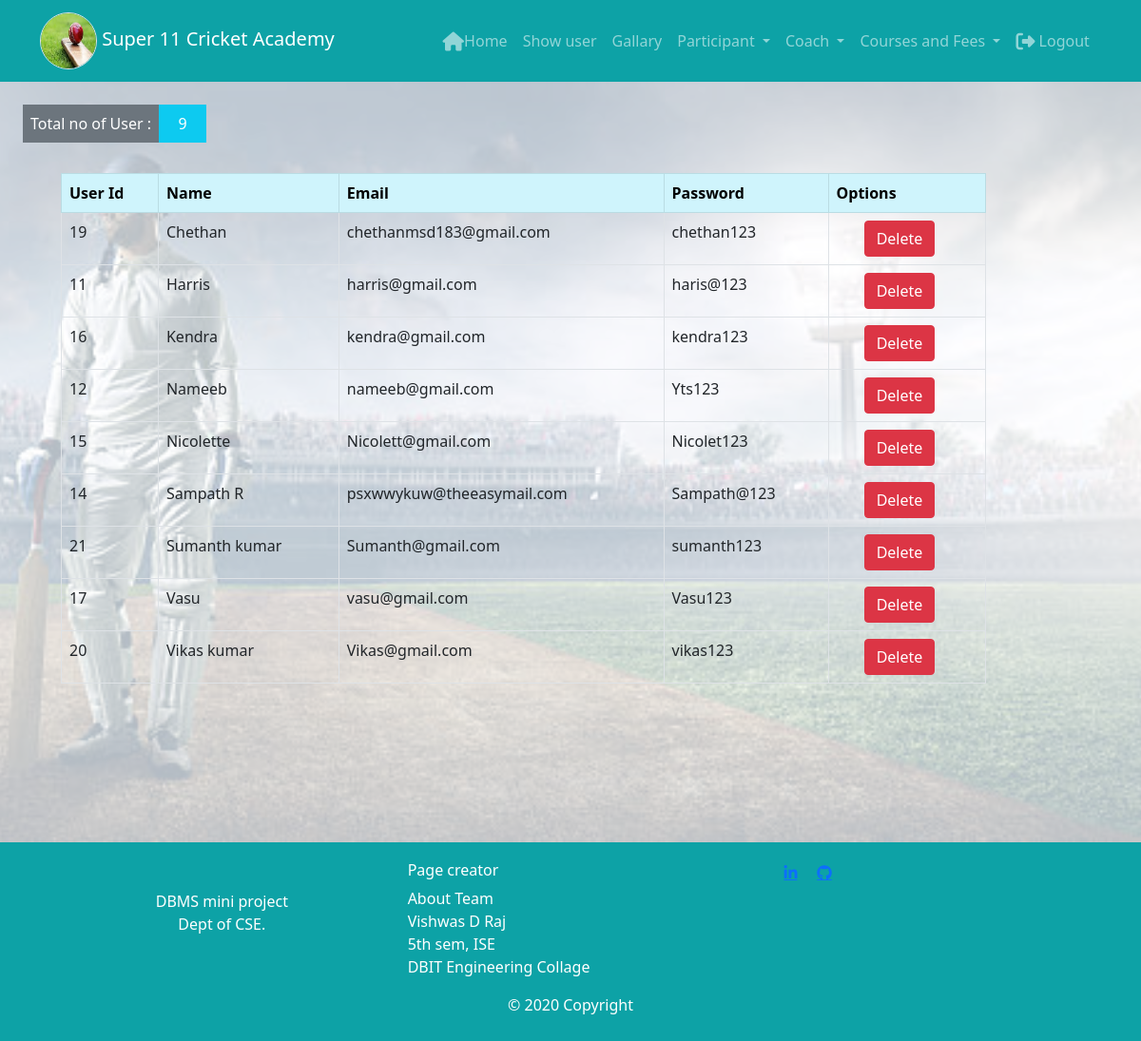
The page /show_user.php on the database its author committed.
### tables this page shows
CREATE TABLE `users` (
  `u_id` int(10) NOT NULL,
  `mail` varchar(50) NOT NULL,
  `name` varchar(50) NOT NULL,
  `password` varchar(40) NOT NULL
);

### function.php (called while the page is built, shortened)
<?php
    function get_user_count(){
		$connection = mysqli_connect("localhost","root","");
		$user_count = "";
		$query = "select count(*) as user_count from users";
		$query_run = mysqli_query($connection,$query);
		while($row = mysqli_fetch_assoc($query_run)){
			$user_count = $row['user_count'];
		}
		return($user_count);
    }
?>

### show_user.php (the view, shortened to what this page needs)
<?php
    require('function.php');
    $connection = mysqli_connect("localhost","root","");
?>
<!doctype html>
<html lang="en">
<head>
  <link href="https://cdn.jsdelivr.net/npm/bootstrap@5.0.0-beta1/dist/css/bootstrap.min.css" rel="stylesheet"
>
  <link rel="stylesheet" href="Css/style.css">
</head>
<body>
  <nav class="navbar navbar-dark navbar-expand-sm" style="background-color: #0DA2A6" ;>
    <div class=" container">
      <a class="navbar-brand" href=""><img src="Images/cricket.jpeg" alt="" class="rounded-circle border" height="60"
          width="60">
        Super 11 Cricket Academy</a>
      <ul class="nav navbar-nav navbar navbar-right">
        <li class="nav-item active"><a class="nav-link" href="admin_dashboard.php"><i
              class="fa fa-home fa-lg"></i>Home</a></li>
        <li class="nav-item "><a class="nav-link" href="show_user.php">Show user</a></li>
        <li class="nav-item "><a class="nav-link" href="gallaryAdmin.php">Gallary</a></li>
        <li class="nav-item dropdown">
          <a class="nav-link dropdown-toggle" href="#" id="navbarDropdown" role="button" data-bs-toggle="dropdown"
            aria-expanded="false">
            Participant
          </a>
        </li>
        <li class="nav-item dropdown">
          <a class="nav-link dropdown-toggle" href="#" id="navbarDropdown" role="button" data-bs-toggle="dropdown"
            aria-expanded="false">
            Coach
          </a>
        </li>
        <li class="nav-item dropdown">
          <a class="nav-link dropdown-toggle" href="#" id="navbarDropdown" role="button" data-bs-toggle="dropdown"
            aria-expanded="false">
            Courses and Fees
          </a>
        </li>
        <li class="nav-item "><a class="nav-link btn-pd" href="logout.php"> <i class="fa fa-sign-out fa-lg"></i>
            Logout</a></li> &nbsp
      </ul>
    </div>
  </nav>
  <div class="parallax p-3" style="
    background-position: center;
    background-repeat: no-repeat;
    background-size: cover;
    background-blend-mode: screen;
    background-image: url('Images/cricketer.jpeg');background-color: rgb(180, 188, 196); min-height: 800px;">
    <div class="col-10">
      <div class="d-flex p-2  text-white">
        <div class="p-2 bg-secondary">Total no of User :</div>
        <div class="p-2 bg-info">&nbsp &nbsp<?php echo get_user_count() ?>&nbsp &nbsp</div>
      </div>
      <br>
      <table class="table table-hover table-bordered mx-5 ">
        <thead class="table-info">
          <tr>
            <th> User Id </th>
            <th> Name </th>
            <th> Email </th>
            <th> Password </th>
            <th> Options </th>
          </tr>
        </thead>
        <?php
                    $query = "select u_id,mail, name,password from users order by name";
                    $query_run = mysqli_query($connection,$query);
                    while($row = mysqli_fetch_assoc($query_run))
                    {
                    $u_id=$row['u_id'];
                    $mail = $row['mail'];
                    $name = $row['name'];
                    $password=$row['password'];
                    ?>
        <tr>
          <td><?php echo $u_id; ?></td>
          <td><?php echo $name ?></td>
          <td><?php echo $mail ?></td>
          <td><?php echo $password; ?></td>
          <td>
            <a type="button" class="btn btn-danger" href="delete_user.php?id=<?php echo $row['mail'];?>">Delete</a>
          </td>
        </tr>
        <?php
                    }
                ?>
      </table>
    </div>
  </div>
  <footer class="footer">
    <div class="container-fluid">
      <div class="row">
        <div class="offset-1 col-lg-2 align-self-center">
          <div class="text-center">
            <p>
              DBMS mini project <br>
              Dept of CSE.
            </p>
          </div>
        </div>
        <div class="offset-1 col-lg-3">
          <h6>Page creator</h6>
          <h7>About Team</h7><br>
          Vishwas D Raj <br>
          5th sem, ISE<br>
          DBIT Engineering Collage<br>
        </div>
        <div class="col-lg-3 col-sm-5 offset-1">
          &nbsp &nbsp &nbsp &nbsp<a href="" class="fa fa-linkedin"></a> &nbsp &nbsp
          <a href="" class="fa fa-github"></a>
        </div>
      </div>
    </div>
    <div class="footer-copyright text-center py-3">© 2020 Copyright
    </div>
  </footer>
</body>
</html>

### Css/style.css (style rules this page uses)
.footer { color: white; padding: 20px 50px 10px 50px; background-color: #0da2a6; }

### rows shown on the page
users: u_id "19", name "Chethan", mail "chethanmsd183@gmail.com", password "chethan123"
users: u_id "11", name "Harris", mail "harris@gmail.com", password "haris@123"
users: u_id "16", name "Kendra", mail "kendra@gmail.com", password "kendra123"
users: u_id "12", name "Nameeb", mail "nameeb@gmail.com", password "Yts123"
users: u_id "15", name "Nicolette", mail "Nicolett@gmail.com", password "Nicolet123"
users: u_id "14", name "Sampath R", mail "psxwwykuw@theeasymail.com", password "Sampath@123"
users: u_id "21", name "Sumanth kumar", mail "Sumanth@gmail.com", password "sumanth123"
users: u_id "17", name "Vasu", mail "vasu@gmail.com", password "Vasu123"
users: u_id "20", name "Vikas kumar", mail "Vikas@gmail.com", password "vikas123"

### other values the page prints
get_user_count() "9"
